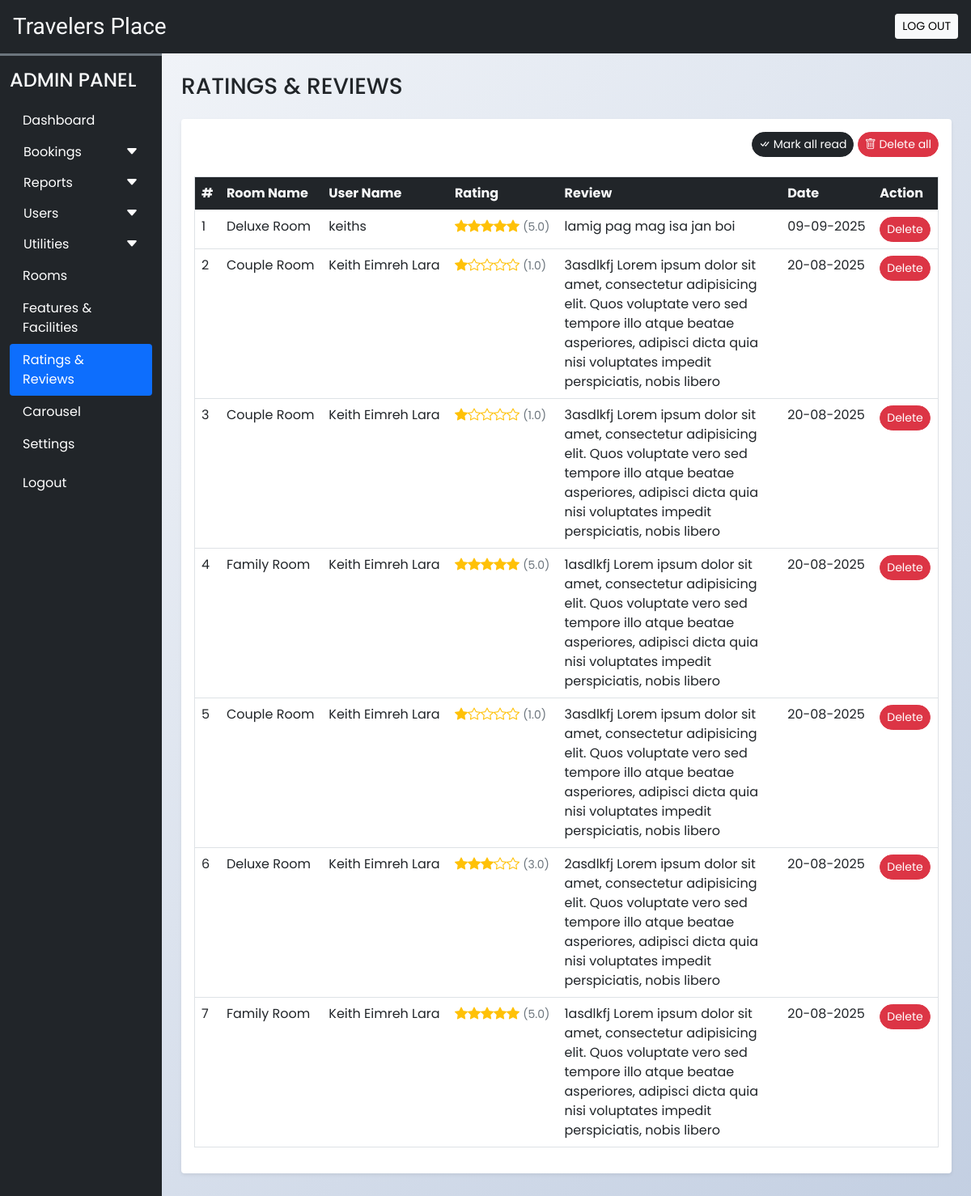
Before: /admin/rate_review.php (signed in) with the older database file.
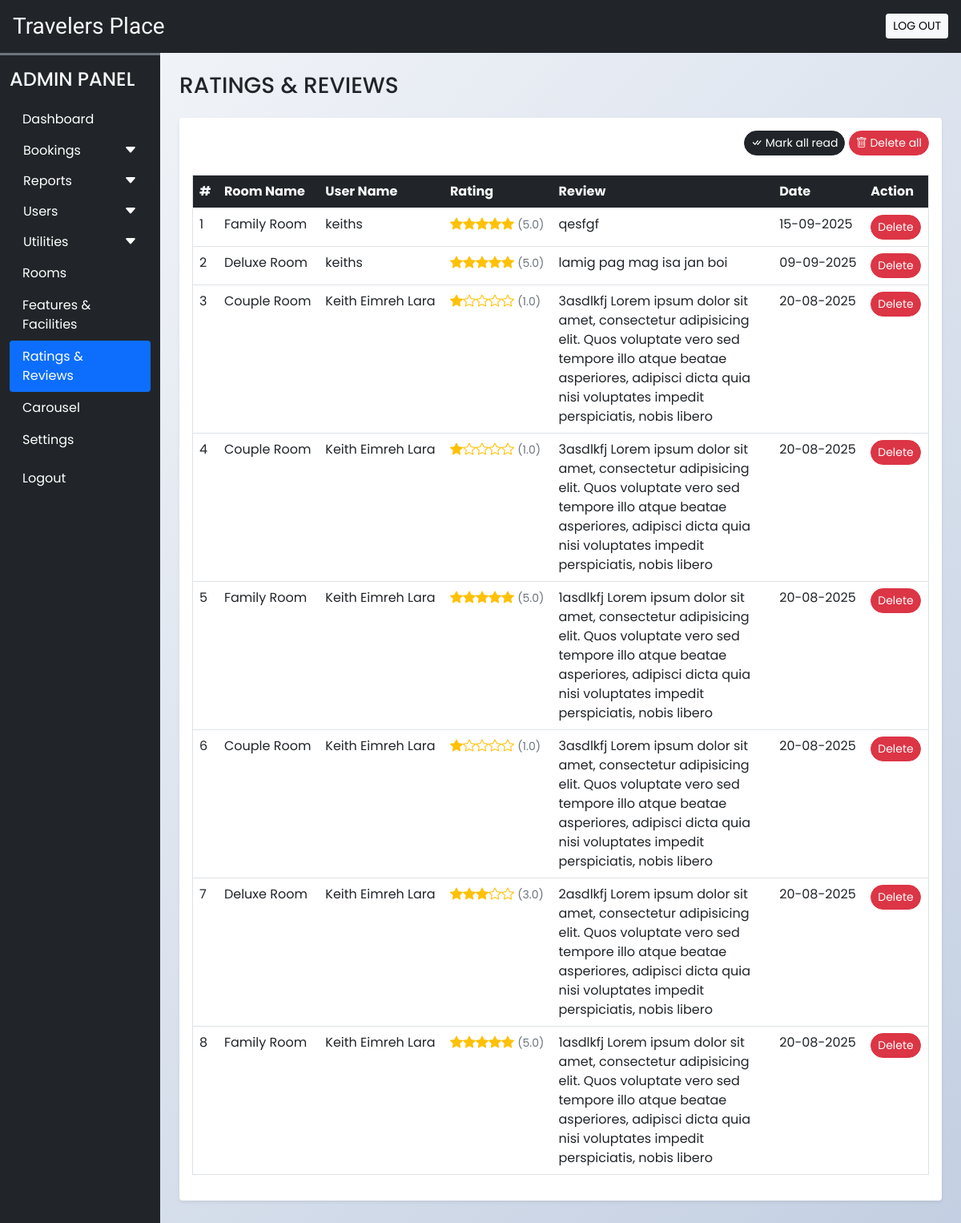
After: the same page with the newer database file.
### tables this page shows
CREATE TABLE `rating_review` (
  `sr_no` int(11) NOT NULL AUTO_INCREMENT,
  `booking_id` int(11) NOT NULL,
  `room_id` int(11) NOT NULL,
  `user_id` int(11) NOT NULL,
  `rating` int(11) NOT NULL,
  `review` varchar(200) NOT NULL,
  `seen` int(11) NOT NULL DEFAULT 0,
  `datentime` datetime NOT NULL DEFAULT current_timestamp(),
  PRIMARY KEY (`sr_no`),
  KEY `booking_id` (`booking_id`),
  KEY `room_id` (`room_id`),
  KEY `user_id` (`user_id`),
  CONSTRAINT `rating_review_ibfk_1` FOREIGN KEY (`booking_id`) REFERENCES `booking_order` (`booking_id`),
  CONSTRAINT `rating_review_ibfk_2` FOREIGN KEY (`room_id`) REFERENCES `rooms` (`id`),
  CONSTRAINT `rating_review_ibfk_3` FOREIGN KEY (`user_id`) REFERENCES `user_cred` (`id`)
);

CREATE TABLE `rooms` (
  `id` int(11) NOT NULL AUTO_INCREMENT,
  `name` varchar(150) NOT NULL,
  `area` int(11) NOT NULL,
  `price` int(11) NOT NULL,
  `quantity` int(11) NOT NULL,
  `adult` int(11) NOT NULL,
  `children` int(11) NOT NULL,
  `description` varchar(350) NOT NULL,
  `status` tinyint(4) NOT NULL DEFAULT 1,
  `removed` int(11) NOT NULL DEFAULT 0,
  PRIMARY KEY (`id`)
);

CREATE TABLE `user_cred` (
  `id` int(11) NOT NULL AUTO_INCREMENT,
  `name` varchar(100) NOT NULL,
  `email` varchar(150) NOT NULL,
  `address` varchar(120) NOT NULL,
  `phonenum` varchar(100) NOT NULL,
  `pincode` int(11) NOT NULL,
  `dob` date NOT NULL,
  `profile` varchar(100) NOT NULL,
  `password` varchar(200) NOT NULL,
  `is_verified` int(11) NOT NULL DEFAULT 0,
  `token` varchar(200) DEFAULT NULL,
  `t_expire` date DEFAULT NULL,
  `status` int(11) NOT NULL DEFAULT 1,
  `datentime` datetime NOT NULL DEFAULT current_timestamp(),
  PRIMARY KEY (`id`)
);

### admin/rate_review.php (the view, shortened to what this page needs)
<?php
  function render_rating_stars($rating_raw){
    $rating = is_numeric($rating_raw) ? (float)$rating_raw : 0.0;
    $full = (int)floor($rating);
    $frac = $rating - $full;
    $half = ($frac >= 0.25 && $frac < 0.75) ? 1 : 0;
    $empty = max(0, 5 - $full - $half);
    $title = htmlspecialchars(number_format($rating, 1), ENT_QUOTES);
    $html = "<span class='text-warning' title='{$title}/5' aria-label='Rating {$title} out of 5'>";
    for($i=0;$i<$full;$i++){ $html .= "<i class='bi bi-star-fill'></i>"; }
    for($i=0;$i<$empty;$i++){ $html .= "<i class='bi bi-star'></i>"; }
    $html .= "</span> <span class='text-muted small'>({$title})</span>";
    return $html;
  }
?>
<!DOCTYPE html>
<html lang="en">
<head>
  <?php require('inc/links.php'); ?>
</head>
<body class="bg-light">
  <?php require('inc/header.php'); ?>
  <div class="container-fluid" id="main-content">
    <div class="row">
      <div class="col-lg-10 ms-auto p-4 overflow-hidden">
        <h3 class="mb-4">RATINGS & REVIEWS</h3>
        <div class="card border-0 shadow-sm mb-4">
          <div class="card-body">
            <div class="text-end mb-4">
              <a href="?seen=all" class="btn btn-dark rounded-pill shadow-none btn-sm">
                <i class="bi bi-check-all"></i> Mark all read
              </a>
              <a href="?del=all" class="btn btn-danger rounded-pill shadow-none btn-sm">
                <i class="bi bi-trash"></i> Delete all
              </a>
            </div>
            <div class="table-responsive-md">
              <table class="table table-hover border">
                <thead>
                  <tr class="bg-dark text-light">
                    <th scope="col">#</th>
                    <th scope="col">Room Name</th>
                    <th scope="col">User Name</th>
                    <th scope="col">Rating</th>
                    <th scope="col" width="30%">Review</th>
                    <th scope="col">Date</th>
                    <th scope="col">Action</th>
                  </tr>
                </thead>
                <tbody>
                  <?php
                    $q = "SELECT rr.*,uc.name AS uname, r.name AS rname FROM `rating_review` rr
                      INNER JOIN `user_cred` uc ON rr.user_id = uc.id
                      INNER JOIN `rooms` r ON rr.room_id = r.id
                      ORDER BY `sr_no` DESC";
                    $data = mysqli_query($con,$q);
                    $i=1;
                    while($row = mysqli_fetch_assoc($data))
                    {
                      $date = date('d-m-Y',strtotime($row['datentime']));
                      $rating_stars = render_rating_stars($row['rating'] ?? 0);
                      $seen='';
                      $seen.="<a href='?del=$row[sr_no]' class='btn btn-sm rounded-pill btn-danger'>Delete</a>";
                      echo<<<query
                        <tr>
                          <td>$i</td>
                          <td>$row[rname]</td>
                          <td>$row[uname]</td>
                          <td>$rating_stars</td>
                          <td>$row[review]</td>
                          <td>$date</td>
                          <td>$seen</td>
                        </tr>
                      query;
                      $i++;
                    }
                  ?>
                </tbody>
              </table>
            </div>
          </div>
        </div>
      </div>
    </div>
  </div>
</body>
</html>

### admin/inc/links.php (shortened to what this page needs)
<link rel="stylesheet" href="https://cdn.jsdelivr.net/npm/bootstrap-icons@1.9.1/font/bootstrap-icons.css">
<link href="https://cdn.jsdelivr.net/npm/bootstrap@5.0.2/dist/css/bootstrap.min.css" rel="stylesheet">
<link rel="stylesheet" href="css/common.css?v=<?php echo filemtime('css/common.css'); ?>">

### admin/inc/header.php (shortened to what this page needs)
<?php
  $admin_role = $_SESSION['adminRole'] ?? 'admin';
?>
<div class="container-fluid bg-dark text-light p-3 d-flex align-items-center justify-content-between sticky-top">
  <h3 class="mb-0 h-font">Travelers Place</h3>
  <a href="logout.php" id="admin-logout" class="btn btn-light btn-sm">LOG OUT</a>
</div>
<div class="col-lg-2 bg-dark border-top border-3 border-secondary" id="dashboard-menu">
  <nav class="navbar navbar-expand-lg navbar-dark">
    <div class="container-fluid flex-lg-column align-items-stretch">
      <h4 class="mt-2 text-light">ADMIN PANEL</h4>
      <div class="collapse navbar-collapse flex-column align-items-stretch mt-2" id="adminDropdown">
        <ul class="nav nav-pills flex-column">
          <li class="nav-item">
            <a class="nav-link text-white" href="dashboard.php">Dashboard</a>
          </li>
          <button class="btn text-white px-3 w-100 shadow-none text-start d-flex align-items-center justify-content-between" type="button" data-bs-toggle="collapse" data-bs-target="#bookingLinks">
            <span>Bookings</span>
            <span><i class="bi bi-caret-down-fill"></i></span>
          </button>
          <button class="btn text-white px-3 w-100 shadow-none text-start d-flex align-items-center justify-content-between" type="button" data-bs-toggle="collapse" data-bs-target="#reportsLinks">
            <span>Reports</span>
            <span><i class="bi bi-caret-down-fill"></i></span>
          </button>
          <?php if($admin_role === 'admin'): ?>
            <button class="btn text-white px-3 w-100 shadow-none text-start d-flex align-items-center justify-content-between" type="button" data-bs-toggle="collapse" data-bs-target="#usersLinks">
              <span>Users</span>
              <span><i class="bi bi-caret-down-fill"></i></span>
            </button>
            <button class="btn text-white px-3 w-100 shadow-none text-start d-flex align-items-center justify-content-between" type="button" data-bs-toggle="collapse" data-bs-target="#utilitiesLinks">
              <span>Utilities</span>
              <span><i class="bi bi-caret-down-fill"></i></span>
            </button>
            <li class="nav-item">
              <a class="nav-link text-white" href="rooms.php">Rooms</a>
            </li>
            <li class="nav-item">
              <a class="nav-link text-white" href="features_facilities.php">Features & Facilities</a>
            </li>
            <li class="nav-item">
              <a class="nav-link text-white" href="rate_review.php">Ratings & Reviews</a>
            </li>
            <li class="nav-item">
              <a class="nav-link text-white" href="carousel.php">Carousel</a>
            </li>
            <li class="nav-item">
              <a class="nav-link text-white" href="settings.php">Settings</a>
            </li>
          <?php else: ?>
            <li class="nav-item">
              <a class="nav-link text-white" href="change_password.php">Change Password</a>
            </li>
          <?php endif; ?>
          <li class="nav-item mt-2">
            <a class="nav-link text-white" href="logout.php">Logout</a>
          </li>
        </ul>
      </div>
    </div>
  </nav>
</div>

### admin/css/common.css (style rules this page uses)
:root { --teal: #2ec1ac; --teal_hover: #279e8c; }
* { font-family: 'Poppins', sans-serif; }
.h-font { font-family: 'Merienda', cursive; }
#dashboard-menu { position: fixed; height: 100%; z-index: 11; }
body.bg-light { background: linear-gradient(135deg, #f5f7fa 0%, #c3cfe2 100%); min-height: 100vh; }

Changed rows visible on the page:
added rating_review: room.name "Family Room", user.name "keiths", rating "5.0", review "qesfgf", datentime "15-09-2025"
